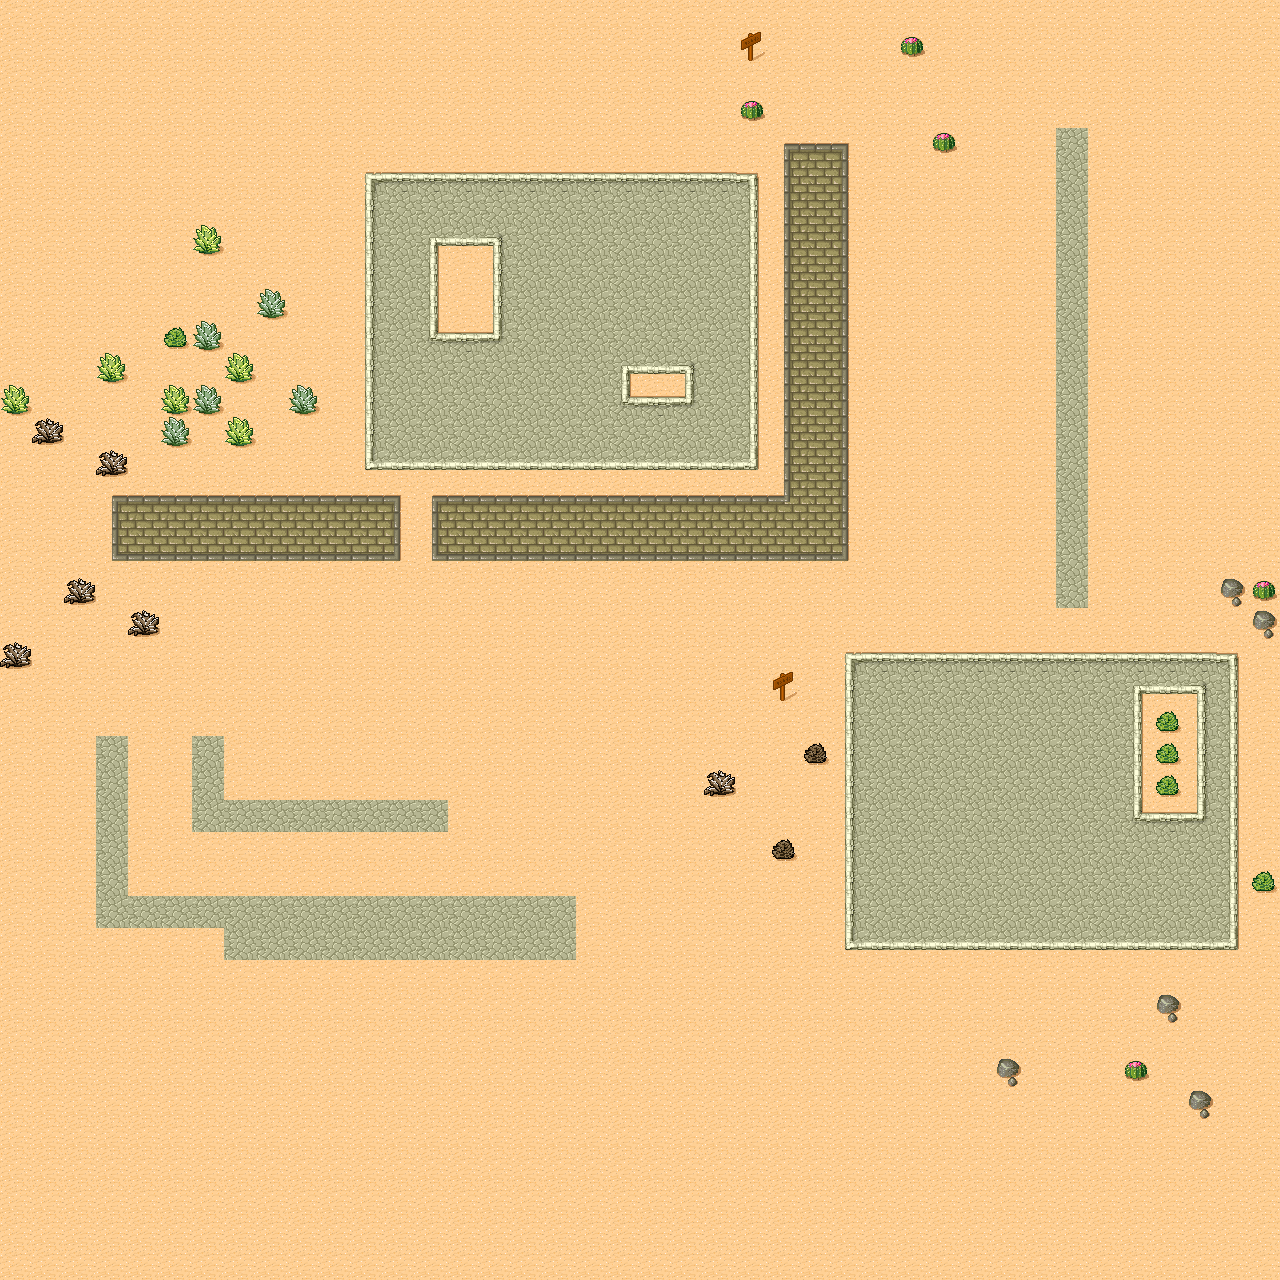

A 2D game scene composited from a Tiled map and its tileset images. What follows is a short description and the map's XML, with each tile layer's data collapsed to a summary:
An orthogonal 40x40 tile map with 32x32 px tiles, 1 tile layer (Ground).

<map version="1.0" orientation="orthogonal" width="40" height="40" tilewidth="32" tileheight="32">
 <tileset firstgid="1" name="Desert" tilewidth="32" tileheight="32" spacing="3" margin="2">
  <image source="gfx/desert_tiled.png" width="281" height="211" />
  <tile id="30">
   <properties>
    <property name="cactus" value="true" />
   </properties>
  </tile>
  <tile id="33">
   <properties>
    <property name="solid" value="true" />
   </properties>
  </tile>
 </tileset>
 <layer name="Ground" width="40" height="40">
  <data>[1600 cells, 1600 non-empty, 40 distinct tile ids]</data>
 </layer>
</map>
